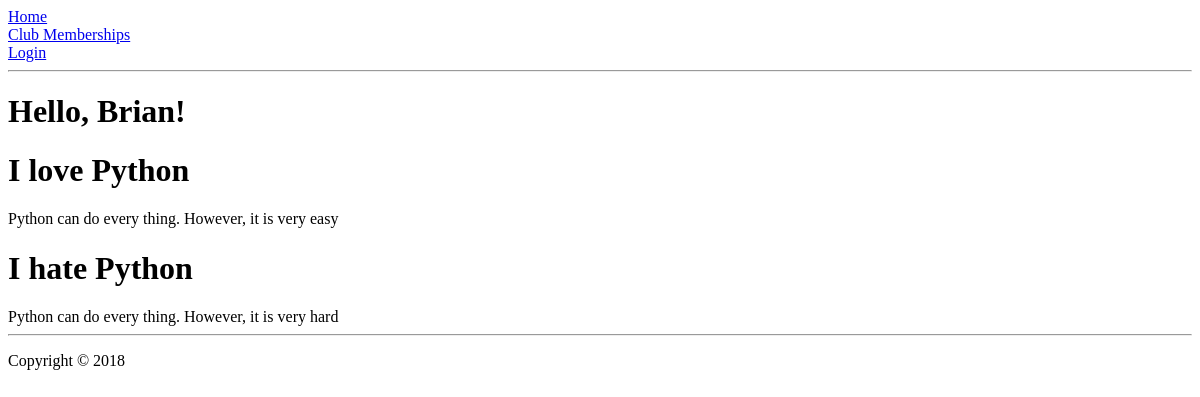
The page /index on the database as committed earlier.
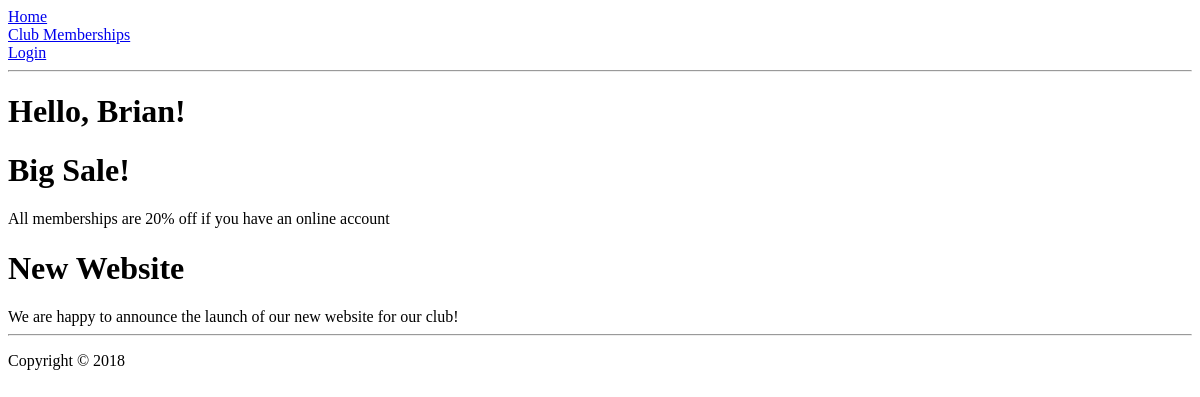
The same page on the database as committed later.
### app/models.py (models this page shows, shortened)
class Post(db.Model):
    id = db.Column(db.Integer, primary_key=True)
    title = db.Column(db.String(20))
    subtitle = db.Column(db.String(40))
    body = db.Column(db.String(280))
    user_id = db.Column(db.Integer, db.ForeignKey('user.id'))

### app/routes.py (the view)
@app.route('/')
@app.route('/index')
def index():
    user = {'username': 'Brian'}
    posts = Post.query.all()
    return render_template('index.html', user=user, posts = posts, title='A title')

### app/templates/index.html
{% extends 'base.html' %}
{% block content %}
        <h1>Hello, {{user.username}}!</h1>
        {% for post in posts %}
        <div>
            <h1>{{post.title}}</h1>
            {{post.body}}
        </div>
        {% endfor %}
{% endblock %}

### app/templates/base.html (shortened to what this page needs)
<!DOCTYPE html>
<html lang="en">
    <head>
    </head>
<body>
    <div><a href="/index">Home</a></div>
    <div><a href="/club">Club Memberships</a></div>
    {% if current_user.is_anonymous %}
    <a href="{{ url_for('login') }}">Login</a>
    {% else %}
    <a href="{{ url_for('logout') }}">Logout</a>
    {% endif %}
    <hr>
    {% block content %}{% endblock %}
    <hr>
        <p>Copyright &copy; <script>document.write(new Date().getFullYear())</script></p>
</body>
</html>

Rows that differ between the two databases and show on the page:
removed Post: title "I love Python", body "Python can do every thing. However, it is very easy"
removed Post: title "I hate Python", body "Python can do every thing. However, it is very hard"
added Post: title "Big Sale!", body "All memberships are 20% off if you have an online account"
added Post: title "New Website", body "We are happy to announce the launch of our new website for our club!"
